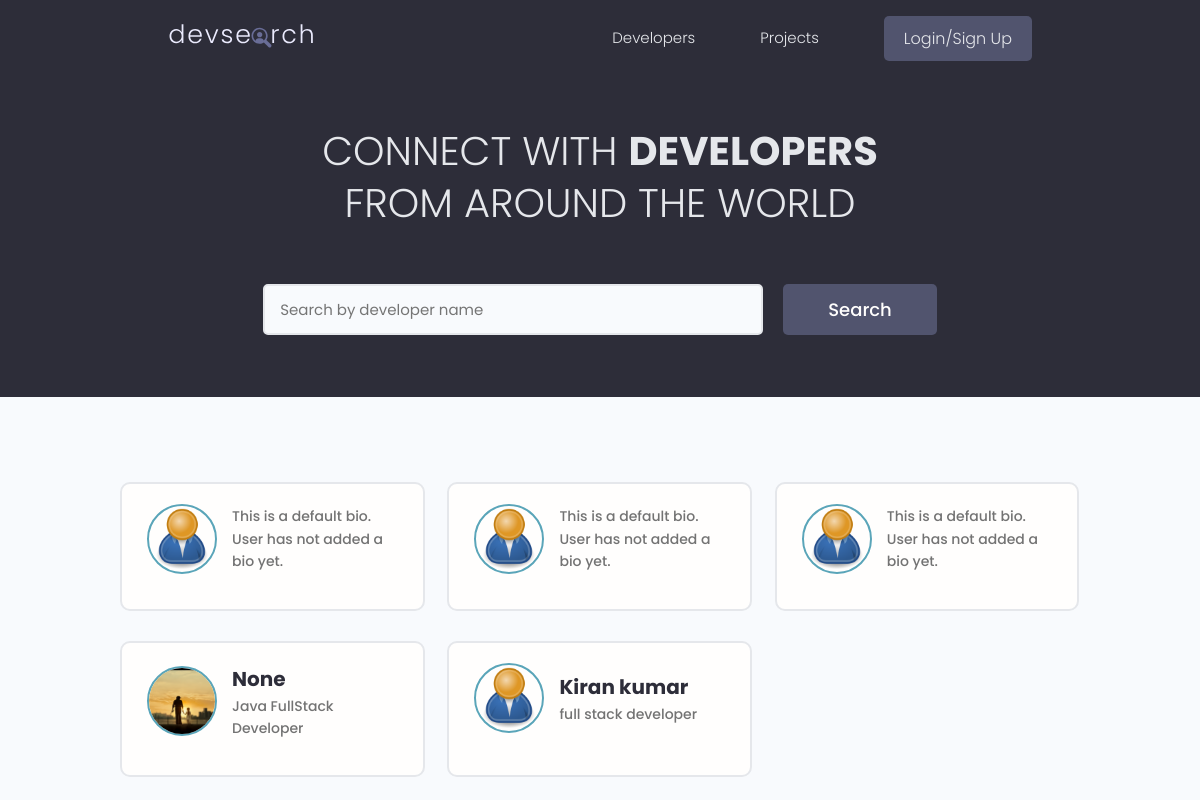
Before: / with the older database file.
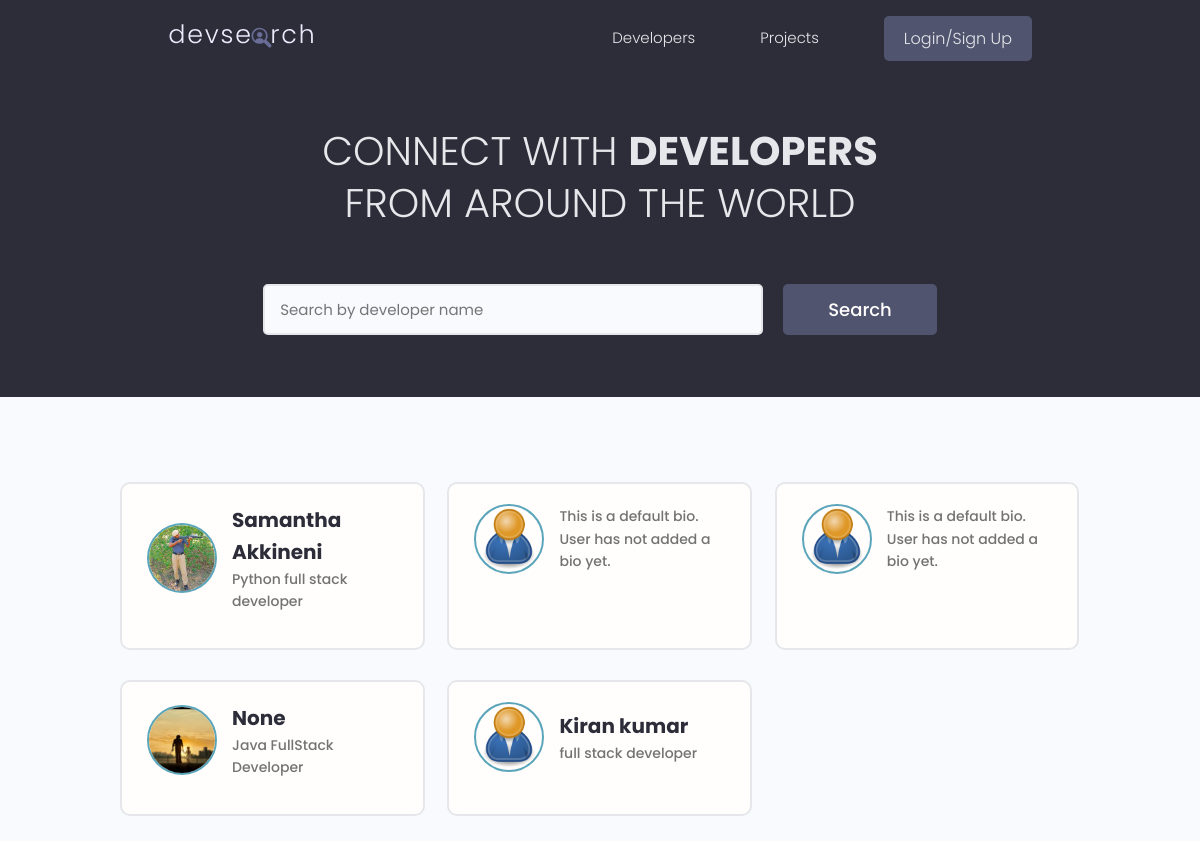
After: the same page with the newer database file.
### users/models.py (models this page shows, shortened)
class Profile(models.Model):
    user = models.OneToOneField(User, on_delete=models.CASCADE, null=True, blank=True)
    name = models.CharField(max_length=200, blank=True, null=True)
    email = models.EmailField(max_length=500, blank=True, null=True)
    username = models.CharField(max_length=200, blank=True, null=True)
    location = models.CharField(max_length=200, blank=True, null=True, default="Earth")
    short_intro = models.CharField(max_length=200, blank=True, null=True, default="This is a default bio. User has not added a bio yet.")
    bio = models.TextField(blank=True, null=True)
    profile_image = models.ImageField(
        null=True, blank=True, upload_to='profiles/', default="profiles/user-default.png")
    social_github = models.CharField(max_length=200, blank=True, null=True)
    social_twitter = models.CharField(max_length=200, blank=True, null=True)
    social_linkedin = models.CharField(max_length=200, blank=True, null=True)
    social_youtube = models.CharField(max_length=200, blank=True, null=True)
    social_website = models.CharField(max_length=200, blank=True, null=True)
    created = models.DateTimeField(auto_now_add=True)
    id = models.UUIDField(default=uuid.uuid4, unique=True,
                          primary_key=True, editable=False)
    class Meta:
        ordering = ['created']
    @property
    def imageURL(self):
        try:
            url = self.profile_image.url
        except:
            url = ''
        return url

### users/views.py (the view)
# urls.py: path('', views.profiles, name='profiles'),
def profiles(request):
    profiles, search_query = searchProfiles(request)
    custom_range, profiles = paginateProfiles(request, profiles, 5)
    context = {'profiles': profiles, 'search_query': search_query, 'custom_range': custom_range}
    return render(request, 'users/profiles.html', context)

### users/utils.py (called while the page is built)
def paginateProfiles(request, profiles, results):
    profiles = profiles.order_by('-created')
    page = request.GET.get('page')
    paginator = Paginator(profiles, results)
    try:
        profiles = paginator.page(page)
    except PageNotAnInteger:
        page = 1
        profiles = paginator.page(page)
    except EmptyPage:
        page = paginator.num_pages
        profiles = paginator.page(page)
    leftIndex = (int(page) - 4)
    if leftIndex < 1:
        leftIndex = 1
    rightIndex = (int(page) + 5)
    if rightIndex > paginator.num_pages:
        rightIndex = paginator.num_pages + 1
    custom_range = range(leftIndex, rightIndex)
    return custom_range, profiles

def searchProfiles(request):
    search_query = ''
    if request.GET.get('search_query'):
        search_query = request.GET.get('search_query')
    skills =Skills.objects.filter(name__icontains=search_query)
    print('SEARCH',search_query)
    profiles = Profile.objects.distinct().filter(
        Q(name__icontains=search_query) |
        Q(short_intro__icontains=search_query) |
        Q(bio__icontains=search_query) |
        Q(skills__in=skills)
    )
    return profiles, search_query

### users/templates/users/profiles.html (shortened to what this page needs)
{% extends 'main.html' %}
{% block content %}
<main class="home">
    <section class="hero-section text-center">
        <div class="container container--narrow">
            <div class="hero-section__box">
                <h2>CONNECT WITH <span>DEVELOPERS</span></h2>
                <h2>FROM AROUND THE WORLD</h2>
            </div>
            <div class="hero-section__search">
                <form id="searchForm" class="form" action="{% url 'profiles' %}" method="get">
                    <div class="form__field">
                        <input class="input input--text" id="formInput#search" type="text" name="search_query"
                            value="{{search_query}}" placeholder="Search by developer name" />
                    </div>
                    <input class="btn btn--sub btn--lg" type="submit" value="Search" />
                </form>
            </div>
        </div>
    </section>
    <section class="devlist">
        <div class="container">
            <div class="grid grid--three">
                {% for profile in profiles %}
                <div class="column card">
                    <div class="dev">
                        <a href="{% url 'user-profile' profile.id %}" class="card__body">
                            <div class="dev__profile">
                                <img class="avatar avatar--md" src="{{ profile.imageURL }}" alt="image" />
                                <div class="dev__meta">
                                    <h3>{{profile.name}}</h3>
                                    <h5>{{profile.short_intro|slice:"60"}}</h5>
                                </div>
                            </div>
                        </a>
                    </div>
                </div>
                {% endfor %}
            </div>
        </div>
    </section>
</main>
{% endblock content %}

Changed rows visible on the page:
changed Profile: imageURL: picture added in place of a placeholder; name (not shown) → "Samantha Akkineni"; short_intro "This is a default bio. User has not added a bio yet." → "Python full stack developer"
